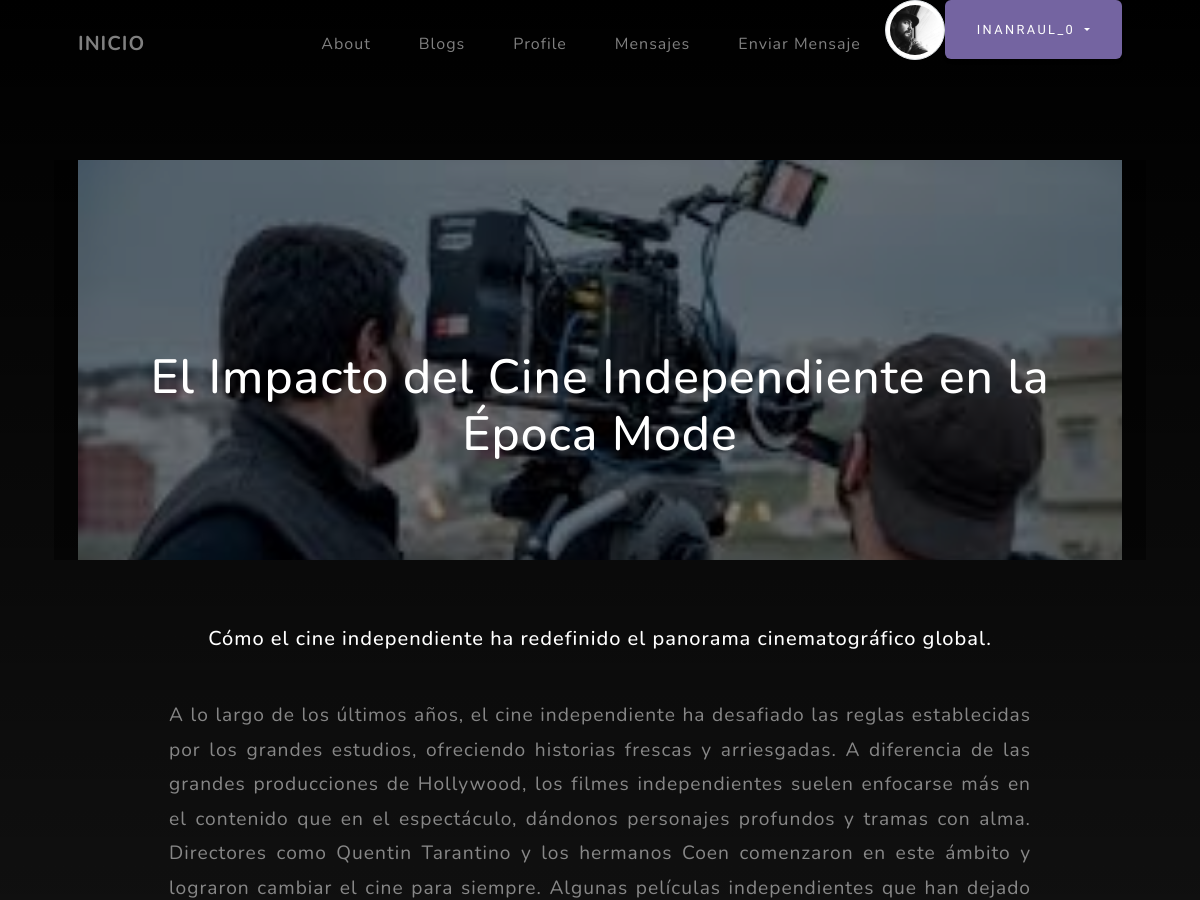
Page /blogs/pages/9/ (signed in, upper part) on the earlier database version.
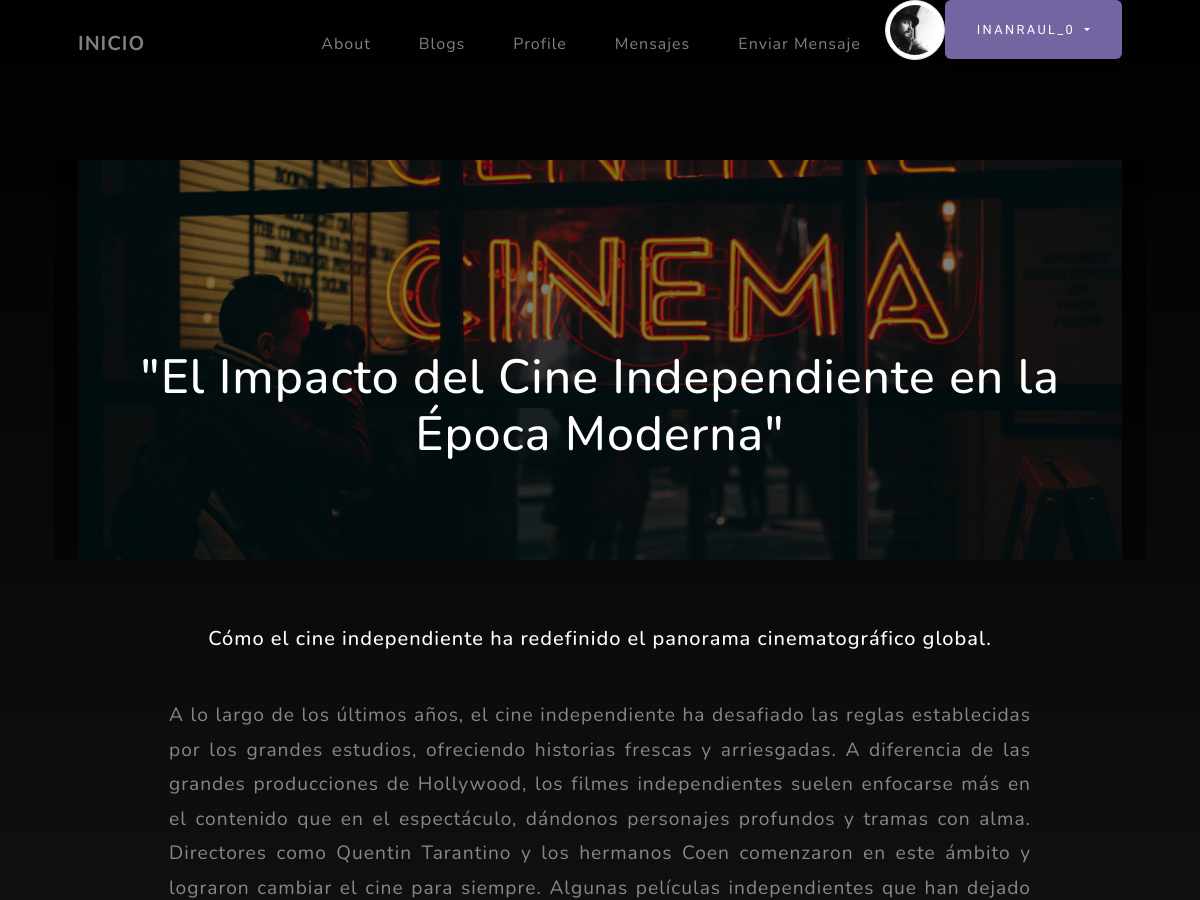
Same page on the later database version.
### Miaplicacion/models.py (models this page shows, shortened)
class Blog(models.Model):
    titulo = models.CharField(max_length=200)
    subtitulo = models.CharField(max_length=200, blank=True)
    cuerpo = models.TextField()
    imagen = models.ImageField(upload_to='imagenes/', blank=True, null=True)
    autor = models.ForeignKey(User, on_delete=models.CASCADE)
    fecha = models.DateTimeField(default=timezone.now)

### Miaplicacion/views.py (the view, shortened to what this page needs)
# urls.py: path('pages/<int:pk>/', BlogDetailView.as_view(), name='blog_detail'),  # Detalles del blog
class BlogDetailView(FormMixin, DetailView):
    model = Blog
    template_name = 'Miaplicacion/blog_detail.html'
    form_class = ComentarioForm
    def get_context_data(self, **kwargs):
        context = super().get_context_data(**kwargs)
        context['comentarios'] = Comentario.objects.filter(blog=self.object)
        context['form'] = self.get_form()  # Para manejar el formulario en el template
        return context

### Miaplicacion/templates/miaplicacion/blog_detail.html (shortened to what this page needs)
{% extends "miaplicacion/padre.html" %}
{% load static %}
{% block contenidoQueCambia %}
<section class="about-section text-center" id="about">
    <div class="container px-4 px-lg-5">
      <div class="row gx-4 gx-lg-5 justify-content-center">
        <div class="position-relative mb-4" style="max-height: 400px; overflow: hidden;">
          {% if blog.imagen %}
            <img src="{{ blog.imagen.url }}" class="img-fluid w-100" style="object-fit: cover; max-height: 450px;" alt="Imagen del blog">
          {% endif %}
          <div class="position-absolute top-0 start-0 w-100 h-100 d-flex flex-column justify-content-end p-5" style="background: rgba(0, 0, 0, 0.5);">
            <div class="col-lg-15 ">
              <h1 class="text-white mb-1 mb-5" style="font-size: 3rem; word-wrap: break-word; line-height: 1.2;">
                {{ blog.titulo }}
              </h1>
            </div>
          </div>
        </div>
        <h2 class="text-white mb-1" style="line-height: 5.5; font-size: 20px;">{{ blog.subtitulo }}</h2>
        <div class="col-lg-10 text-start mb-5">
          <p class="text-white-50" style="line-height: 1.8; text-align: justify; font-size: 1.2rem;">{{ blog.cuerpo }}</p>
        </div>
      </div>
    </div>
</section>
{% endblock %}

Differences in the rows shown:
changed Blog "Cómo el cine independiente ha redefinido el panorama cinematográfico global.": imagen: a different picture; titulo "El Impacto del Cine Independiente en la Época Mode" → "\"El Impacto del Cine Independiente en la Época Moderna\""
